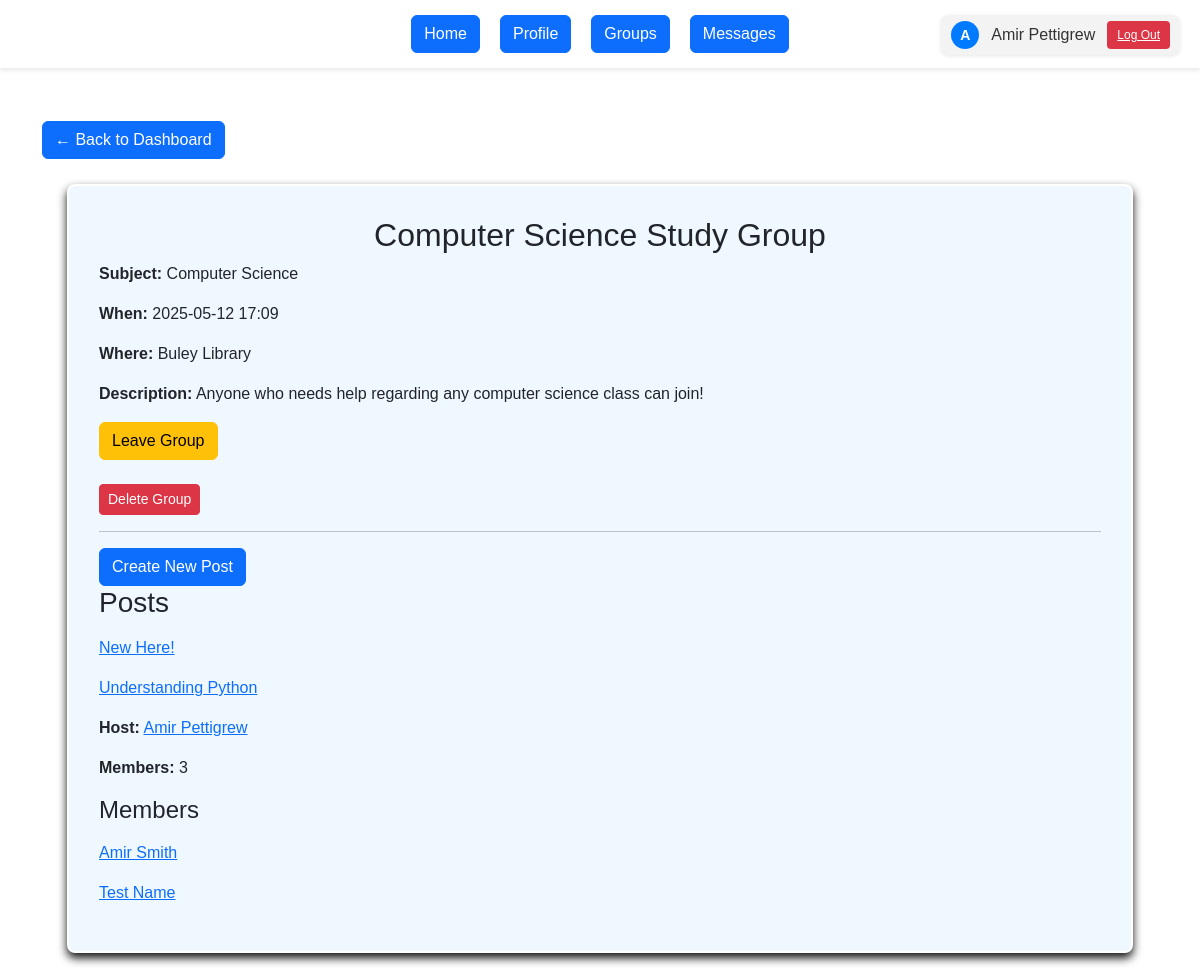
/groups/2 (signed in), run on the app's committed database.
### app/models/models.py (models this page shows)
class User(UserMixin, db.Model):
    __tablename__ = 'users'
    id = db.Column(db.Integer, primary_key=True)
    southern_email = db.Column(db.String(120), unique=True, nullable=False)
    name = db.Column(db.String(100), nullable=False)
    password_hash = db.Column(db.String(128), nullable=False)
    created_at = db.Column(db.DateTime, default=datetime.utcnow)
    groups = db.relationship('StudyGroup', backref='creator', lazy=True)
    memberships = db.relationship('Membership', backref='user', lazy=True)
    forums = db.relationship('Forum', backref='forum_creator', lazy=True)
    sent_messages = db.relationship('Message', foreign_keys='Message.sender_id', backref='sender', lazy=True)
    received_messages = db.relationship('Message', foreign_keys='Message.receiver_id', backref='receiver', lazy=True)
    thread_posts = db.relationship('ThreadMessage', foreign_keys='ThreadMessage.author_id', backref='author', lazy=True)

class StudyGroup(db.Model):
    __tablename__ = 'study_groups'
    id = db.Column(db.Integer, primary_key=True)
    subject = db.Column(db.String(50), nullable=False)
    meet_time = db.Column(db.DateTime, nullable=False)
    name = db.Column(db.String(100), nullable=False)
    description = db.Column(db.Text)
    location = db.Column(db.String(200), nullable=False)
    created_by_id = db.Column(db.Integer, db.ForeignKey('users.id'), nullable=False)
    created_at = db.Column(db.DateTime, default=datetime.utcnow)
    forums = db.relationship('Forum', backref='study_group', lazy=True, cascade='all, delete-orphan')
    memberships = db.relationship('Membership', backref='study_group', lazy=True, cascade='all, delete-orphan')

class Forum(db.Model):
    __tablename__ = 'forums'
    id = db.Column(db.Integer, primary_key=True)
    study_group_id = db.Column(db.Integer, db.ForeignKey('study_groups.id'), nullable=False)
    title = db.Column(db.String(150), nullable=False)
    created_by_id = db.Column(db.Integer, db.ForeignKey('users.id'), nullable=False)
    created_at = db.Column(db.DateTime, default=datetime.utcnow)
    messages = db.relationship('ThreadMessage', backref='thread', lazy=True, cascade='all, delete-orphan')

class Membership(db.Model):
    __tablename__ = 'memberships'
    id = db.Column(db.Integer, primary_key=True)
    user_id = db.Column(db.Integer, db.ForeignKey('users.id'), nullable=False)
    study_group_id = db.Column(db.Integer, db.ForeignKey('study_groups.id'), nullable=False)
    role = db.Column(db.String(50), default='member')
    joined_at = db.Column(db.DateTime, default=datetime.utcnow)

### app/routes/main.py (the view)
@main_bp.route('/groups/<int:group_id>')
@login_required
def view_group(group_id):
    group = StudyGroup.query.get_or_404(group_id)
    membership = Membership.query.filter_by(
        user_id=current_user.id,
        study_group_id=group.id
    ).first()
    is_member = membership is not None
    unread_count = Message.query.filter_by(receiver_id=current_user.id, is_read=False).count()
    return render_template('view_group.html',
                           group=group, is_member=is_member,
                           unread_count=unread_count)

### app/__init__.py (called while the page is built)
def create_app(config_object=DevelopmentConfig):
    app = Flask(__name__, instance_relative_config=True)
    app.config.from_object(config_object)
    db.init_app(app)
    login_manager.init_app(app)
    @login_manager.user_loader
    def load_user(user_id):
        from app.models.models import User
        return User.query.get(int(user_id))
    from app.routes.auth import auth_bp
    from app.routes.main import main_bp
    app.register_blueprint(auth_bp)
    app.register_blueprint(main_bp)
    from app.routes.threads import threads_bp
    app.register_blueprint(threads_bp)
    @app.route('/')
    def root():
        return redirect(url_for('auth.login'))
    with app.app_context():
        db.create_all()
    return app

### app/templates/view_group.html (shortened to what this page needs)
{% extends "base.html" %}
{% block content %}
<link rel="stylesheet" href="{{ url_for('static', filename='dashboard_styles.css') }}">
  <div class="page-header">
    <a href="{{ url_for('main.dashboard') }}" class="btn btn-primary">← Back to Dashboard</a>
  </div>
  <div class="group-layout" style="padding: 30px; max-height: 1000px; overflow-y: auto; margin: 25px; border: 2px solid rgb(255, 255, 255); border-radius: 8px; background-color: aliceblue; box-shadow: #111 0px 5px 10px;">
    <section class="group-main">
      <h2>{{ group.name }}</h2>
      <div class="group_details">
        <p><strong>Subject:</strong> {{ group.subject }}</p>
        <p><strong>When:</strong> {{ group.meet_time.strftime('%Y-%m-%d %H:%M') }}</p>
        <p><strong>Where:</strong> {{ group.location }}</p>
        <p><strong>Description:</strong> {{ group.description }}</p>
      </div>
      <div class="group-actions">
        {% if is_member %}
          <form method="POST" action="{{ url_for('main.leave_group', group_id=group.id) }}">
            <button class="btn btn-warning">Leave Group</button>
          </form>
          <br>
          <form method="POST" action="{{ url_for('main.delete_group', group_id=group.id) }}">
            <button type="submit" class="btn btn-danger btn-sm">Delete Group</button>
          </form>
        {% else %}
          <form method="POST" action="{{ url_for('main.join_group', group_id=group.id) }}">
            <button class="btn btn-success">Join Group</button>
          </form>
        {% endif %}
      </div>
      {% if is_member %}
        <hr>
        <div class="forum-section">
          <a href="{{ url_for('threads.new_thread', group_id=group.id) }}">
            <button class="btn btn-primary">Create New Post</button>
          </a>
          <h3>Posts</h3>
          {% if group.forums %}
            <p class="post-list">
              {% for thread in group.forums %}
                <p>
                  <a href="{{ url_for('threads.view_thread', group_id=group.id, thread_id=thread.id) }}" class="post-pnk">
                    {{ thread.title }}
                  </a>
                </p>
              {% endfor %}
            </p>
          {% else %}
            <p class="muted">No posts yet.</p>
          {% endif %}
        </div>
      {% else %}
        <p class="muted"><em>Join this group to view and start posts.</em></p>
      {% endif %}
    </section>
    <aside class="group-sidebar">
      <p><strong>Host:</strong>
        <a href="{{ url_for('main.profile_view', user_id=group.creator.id, group_id=group.id) }}">
          {{ group.creator.name }}
        </a>
      </p>
      <p><strong>Members:</strong> {{ group.memberships|length }}</p>
      <h4>Members</h4>
      <p class="member-list">
        {% for m in group.memberships %}
          {% if m.user.id != group.creator.id %}
            <p>
              <a href="{{ url_for('main.profile_view', user_id=m.user.id, group_id=group.id) }}">
                {{ m.user.name }}
              </a>
            </p>
          {% endif %}
        {% endfor %}
      </p>
    </aside>
  </div>
{% endblock %}

### app/templates/base.html (shortened to what this page needs)
<!DOCTYPE html>
<html lang="en">
<head>
  <link rel="stylesheet" href="{{ url_for('static', filename='base_styles.css') }}">
  <link rel="stylesheet" href="{{ url_for('static', filename='bootstrap.css') }}">
</head>
<body>
  {% if current_user.is_authenticated %}
    <div class="user-area">
      <a href="{{ url_for('main.profile') }}" class="user-info" style="text-decoration: none;">
        <div class="user-avatar">
          {{ current_user.name[0]|upper }}
        </div>
        <span>{{ current_user.name }}</span>
      </a>
      <a href="{{ url_for('auth.logout') }}" class="logout-button">Log Out</a>
    </div>
    <div class="menu">
      <a href="{{ url_for('main.dashboard') }}"><type="button" class="btn btn-primary"> Home</button></a>
      <a href="{{ url_for('main.profile') }}"><type="button" class="btn btn-primary"> Profile </button></a>
      <a href="{{ url_for('main.view_my_groups') }}"><type="button" class="btn btn-primary"> Groups </button></a>
      <a href="{{ url_for('auth.message') }}"><type="button" class="btn btn-primary">
        Messages
      </button></a>
    </div>
  {% endif %}
  <div class="container">
    {% block content %}{% endblock %}
  </div>
</body>
</html>

### app/static/base_styles.css (style rules this page uses)
body { display: flex; flex-direction: column; align-items: center; font-family: sans-serif; margin: 0; padding: 20px; background-color: #007bff; }
.menu { width: 100%; text-align: center; margin-bottom: 20px; }
.user-area { position: absolute; top: 15px; right: 20px; display: flex; align-items: center; gap: 12px; background-color: #f3f3f3; padding: 6px 10px; border-radius: 8px; box-shadow: 0 1px 4px rgba(0,0,0,0.1); }
.user-info { display: flex; align-items: center; gap: 6px; text-decoration: none; color: #333; }
.user-avatar { width: 28px; height: 28px; background-color: #007bff; color: white; border-radius: 50%; text-align: center; line-height: 28px; font-size: 14px; font-weight: bold; }
.logout-button { background-color: #dc3545; color: white; border: none; padding: 5px 10px; border-radius: 4px; font-size: 12px; cursor: pointer; transition: background-color 0.2s ease; display: inline-block; }

### app/static/dashboard_styles.css (style rules this page uses)
body { display: flex; flex-direction: column; align-items: center; font-family: sans-serif; margin: 0; padding: 0px; }
.menu { width: 100%; text-align: center; margin-bottom: 20px; }
h2 { text-align: center; }
.user-info { display: flex; align-items: center; gap: 6px; text-decoration: none; color: #333; }
.user-avatar { width: 28px; height: 28px; background-color: #007bff; color: white; border-radius: 50%; text-align: center; line-height: 28px; font-size: 14px; font-weight: bold; }
.user-area { position: absolute; top: 15px; right: 20px; display: flex; align-items: center; gap: 12px; background-color: #f3f3f3; padding: 6px 10px; border-radius: 8px; box-shadow: 0 1px 4px rgba(0,0,0,0.1); }
.logout-button { background-color: #dc3545; color: white; border: none; padding: 5px 10px; border-radius: 4px; font-size: 12px; cursor: pointer; transition: background-color 0.2s ease; display: inline-block; }
body::before { content: ""; position: fixed; top: 0; left: 0; width: 100%; height: 100%; background-image: url('scsu.svg'); background-size: cover; background-repeat: no-repeat; opacity: 0.4; z-index: -1; pointer-events: none; }
.user-info { display: flex; align-items: center; text-decoration: none; color: #333; }
.user-avatar { width: 28px; height: 28px; background-color: #007bff; color: white; border-radius: 50%; text-align: center; line-height: 28px; font-weight: bold; margin-right: 6px; }
.logout-button { background-color: #dc3545; color: white; border: none; padding: 5px 10px; border-radius: 4px; font-size: 12px; cursor: pointer; transition: background-color 0.2s ease; }
.menu { display: flex; justify-content: center; gap: 20px; background-color: #fff; padding: 15px; box-shadow: 0 2px 5px rgba(0, 0, 0, 0.1); }
.group_details { margin-left: auto; margin-right: auto; }

### data on the page
User: name "A", name "Amir Pettigrew", creator.name "Amir Pettigrew"
StudyGroup: name "Computer Science Study Group", subject "Computer Science", meet_time "2025-05-12 17:09", location "Buley Library", description "Anyone who needs help regarding any computer science class can join!"
Forum: title "New Here!"
Forum: title "Understanding Python"
Membership: user.name "Amir Smith"
Membership: user.name "Test Name"

### other printed values
{{ group.memberships|length }} "3"
